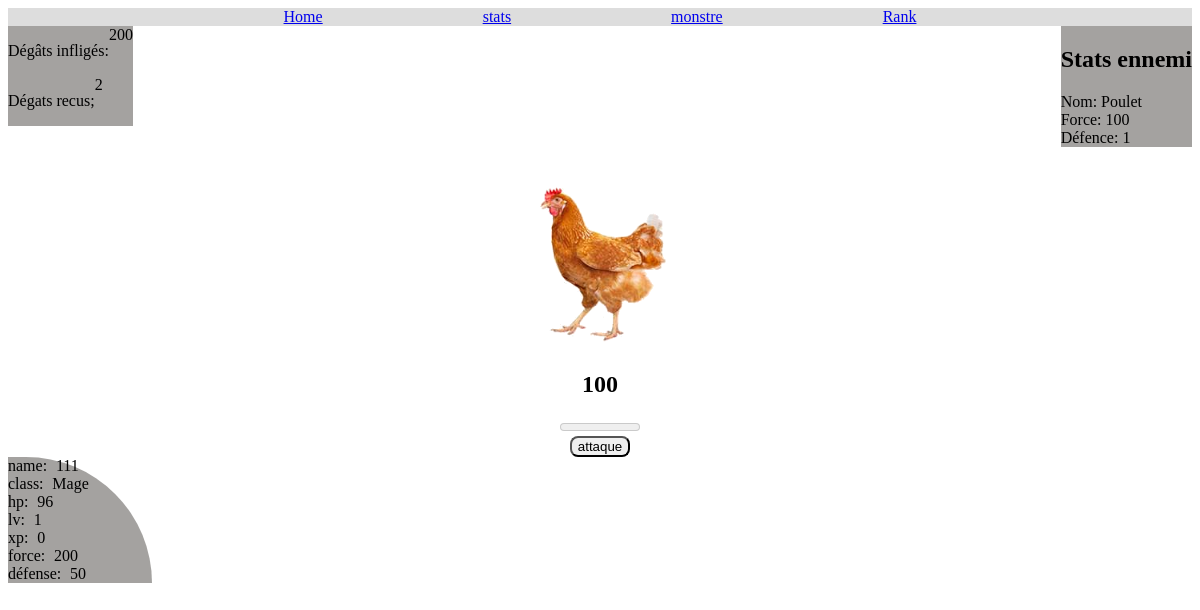
The page /enemy/Poulet.php (signed in) on the database its author committed.
### tables this page shows
CREATE TABLE `player` (
  `id` int(11) NOT NULL,
  `name` varchar(20) NOT NULL,
  `password` varchar(30) NOT NULL,
  `class` varchar(10) NOT NULL,
  `hp` bigint(20) NOT NULL DEFAULT 100,
  `hpMax` int(11) NOT NULL DEFAULT 100,
  `xp` int(11) NOT NULL,
  `level` int(11) NOT NULL,
  `strength` int(11) NOT NULL DEFAULT 50,
  `defense` int(11) NOT NULL DEFAULT 50
);

CREATE TABLE `mob` (
  `id` int(11) NOT NULL,
  `name` varchar(20) NOT NULL,
  `hp` int(20) NOT NULL,
  `maxHp` int(11) NOT NULL,
  `strength` int(11) NOT NULL,
  `defenses` int(11) NOT NULL
);

### enemy/player.php (called while the page is built, shortened)
<?php
$mysqli = new mysqli ("localhost","Mario","Mailswif22","rpg_php");
$sql= "SELECT * FROM player WHERE name ='$_SESSION[name]' ";
$result = $mysqli->query($sql);
$row = mysqli_fetch_assoc($result);
?>

### enemy/Poulet.php (the view, shortened to what this page needs)
<?php
        require ('player.php');
        include ('header.php');
        $sqli= "SELECT * FROM mob WHERE name ='Poulet' ";
        $resulti = $mysqli->query($sqli);
        $rowi = mysqli_fetch_assoc($resulti);
?>
        <div class="containerMobStats">
            <div>
                    <div class="mobAtk">
                        <p>Dégâts infligés:</p>
                        <div><?php echo  $row['strength'] / $rowi['defenses'];?></div>
                    </div>
                    <div class="mobAtk">
                        <p>Dégats recus;</p>
                        <div><?php echo $rowi['strength'] / $row['defense'];?></div>
                    </div>
            </div>
            <div class="statentity">
                <h2>Stats ennemi</h2>
                <div><?php echo "Nom: ".$rowi['name'];?></div>
                <div><?php echo "Force: ".$rowi['strength'];?></div>
                <div><?php echo "Défence: ".$rowi['defenses'];?></div>
            </div>
        </div>
    <div class="containerMob">
        <div class="imgAnime"><img  src="..\img\chicken.png" alt="poule"width="200"
        height="200" ></div>
        <div><h2><?php echo "".$rowi['hp']."" ?></h2></div>
        <div><meter  id="hpPoulet"  min="0"  max="100" value=<?php $rowi['hp']?>><?php $rowi['hp']?></meter></div>
        </div>
        <form class="formAtk" action="enemySettings/functionEnemy.php" method="post">
                <input class="btnAtk" name="login" type="submit" value="attaque" />
        </form>
        <?php mysqli_close($mysqli);
        include ('footer.php'); ?>

### enemy/header.php (shortened to what this page needs)
<!DOCTYPE html>
<html lang="en">
<head>
    <link rel="stylesheet" href="../styles.css?v=<?php echo time(); ?>">
</head>
<body>
    <div class="container">
        <div class="navbar">
            <ul>
                <li><a href="..\Index.php">Home</a></li>
                <li><a href="..\stats.php">stats</a></li>
                <li><a href="..\mob.php">monstre</a></li>
                <li><a href="..\rank.php">Rank</a></li>
            </ul>
        </div>
    </div>
</body>
</html>

### enemy/footer.php (shortened to what this page needs)
<?php
 require ('../settings/dataConnect.php');
$sql = "SELECT * From player
WHERE name ='$_SESSION[name]' ";
$result = $mysqli->query($sql);
 if ($result->num_rows > 0) {
  ?> <div class="footer"><?php
    while($row = $result->fetch_assoc()) {
      echo " <div>name: " . $row["name"]. " </div><div> class: ". $row["class"]. " </div><div>hp: ". $row["hp"]. " </div><div>lv: ". $row["level"]. " </div><div>xp: " . $row["xp"]." </div><div>force: " . $row["strength"]. " </div><div>défense: " . $row["defense"]. "<br></div>";
    ?> </div><?php
    }
  } else {
    echo "0 results";
  }
?> </div> <?php

### styles.css (style rules this page uses)
ul { width: 100%; list-style-type: none; background-color:#dddddd; margin: 0; padding: 0; display:flex; justify-content: center; gap:10rem }
.container { width: 100%; }
.containerMob { text-align: center; display:grid; }
.formAtk { display: flex; justify-content: center; }
.mobAtk { display:flex; background-color: rgba(116, 113, 109, 0.651); }
.containerMobStats { display: flex; justify-content: space-between; }
.imgAnime { position: relative; animation: mymove 2s infinite; }
.footer { font-size: 1rem; background-color: rgba(116, 113, 109, 0.651); border-top-right-radius: 10rem; word-spacing: 0.3rem; margin-right: 65rem; }
.statentity { background-color: rgba(116, 113, 109, 0.651); }
.btnAtk { border: 0.rem solid black; border-radius: 0.5rem; }

### rows shown on the page
player: $row['strength']/$rowi['defenses'] "200", name "111", class "Mage", hp "96", level "1", xp "0", strength "200", defense "50"
mob: $rowi['strength']/$row['defense'] "2", name "Poulet", strength "100", defenses "1", hp "100"
